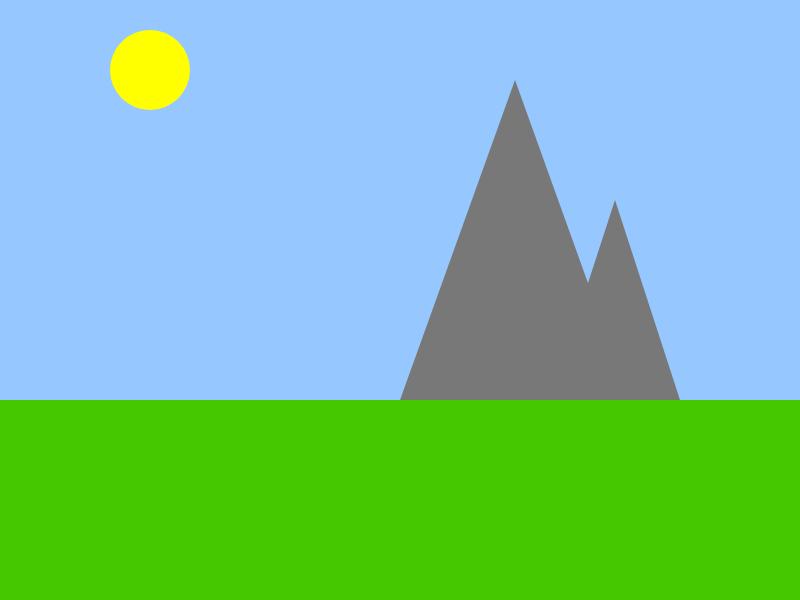
Frame 1 (no input)
Frame 60 (no input): identical to frame 1, image omitted
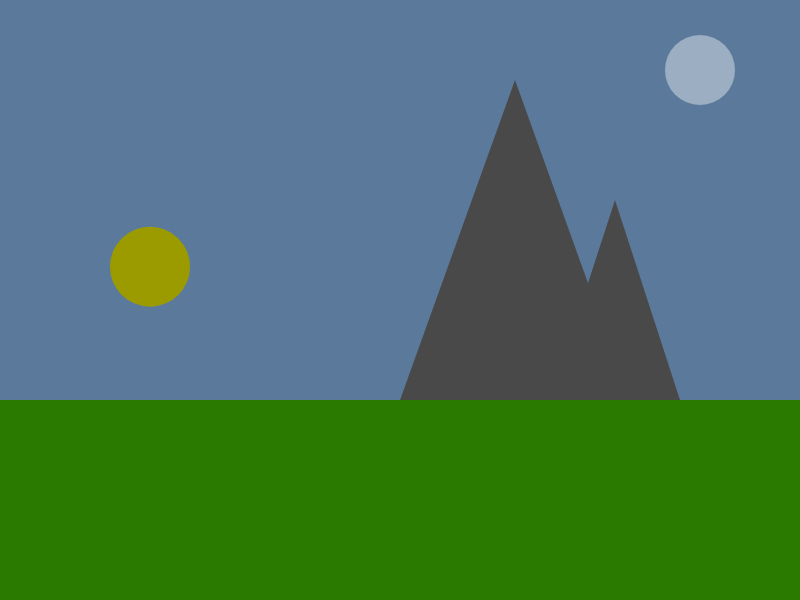
Frame 120 (the mouse pressed at the canvas centre since frame 60)

The p5.js sketch that drew these frames (run headless with seeded random() and noise() and a simulated clock; from frame 60 on, the mouse is pressed at the canvas centre):

// p5.js sketch
// ── sketch.js
var groundHeight;
var mountain1;
var mountain2;

var tree;

var moon;
var sun;
var darkness;

function setup()
{
	createCanvas(800, 600);
	//set the groundHeight proportional to the canvas size
	groundHeight = (height / 3) * 2;

	//initalise the mountain objects with properties to help draw them to the canvas
	mountain1 = {
		x: 400,
		y: groundHeight,
		height: 320,
		width: 230
	};
	mountain2 = {
		x: 550,
		y: groundHeight,
		height: 200,
		width: 130
	};

	//initalise the tree object
	tree = {
		x: 150,
		y: groundHeight + 20,
		trunkWidth: 40,
		trunkHeight: 150,
		canopyWidth: 120,
		canopyHeight: 100
	};

    //initalise the sun 
	sun = {
		x: 150,
		y: 70,
		diameter: 80,
	};
    
    //TASK: intialise a moon object with an extra property for brightness
	moon = {
		x: width - 100,
		y: 70,
		diameter: 70,
		brightness: 0
	}


	//set the initial darkness
	darkness = 0;
}



function draw()
{
	//TASK: update the values for the moons brightness, the sun's position and the darkness.
	//You can either map this to the mouse's location (i.e. the futher left the mouse is the more daylight) or you can just change the values gradually over time.

	//draw the sky
	background(150, 200, 255);
	noStroke();

	//draw the sun
	fill(255, 255, 0);
	sun.y = max(70, mouseX / 1.5)
	ellipse(sun.x, sun.y, sun.diameter);
    
    //TASK: you'll need to draw the moon too. Make sure you use brightness to adjust the colour

	//draw the ground and make it green
	fill(70, 200, 0);
	rect(0, groundHeight, width, height - groundHeight);

	//draw the mountains
	fill(120);
	triangle(mountain1.x, mountain1.y,
		mountain1.x + mountain1.width, mountain1.y,
		mountain1.x + (mountain1.width / 2), mountain1.y - mountain1.height);

	triangle(mountain2.x, mountain2.y,
		mountain2.x + mountain2.width, mountain2.y,
		mountain2.x + (mountain2.width / 2), mountain2.y - mountain2.height);
    
    //TASK: You can draw the tree yourself
    

	//TASK: make the scene dark by drawing a rectangle that covers the whole canvas.
	//Use the alpha value of fill to determine how dark to make it
	fill(0, 0, 0, darkness)
	rect(0, 0, width, height)

	fill(255, 255, 255, moon.brightness)
	ellipse(moon.x, moon.y, moon.diameter)

	darkness = mouseX / 4
	moon.brightness = mouseX / 4

}
